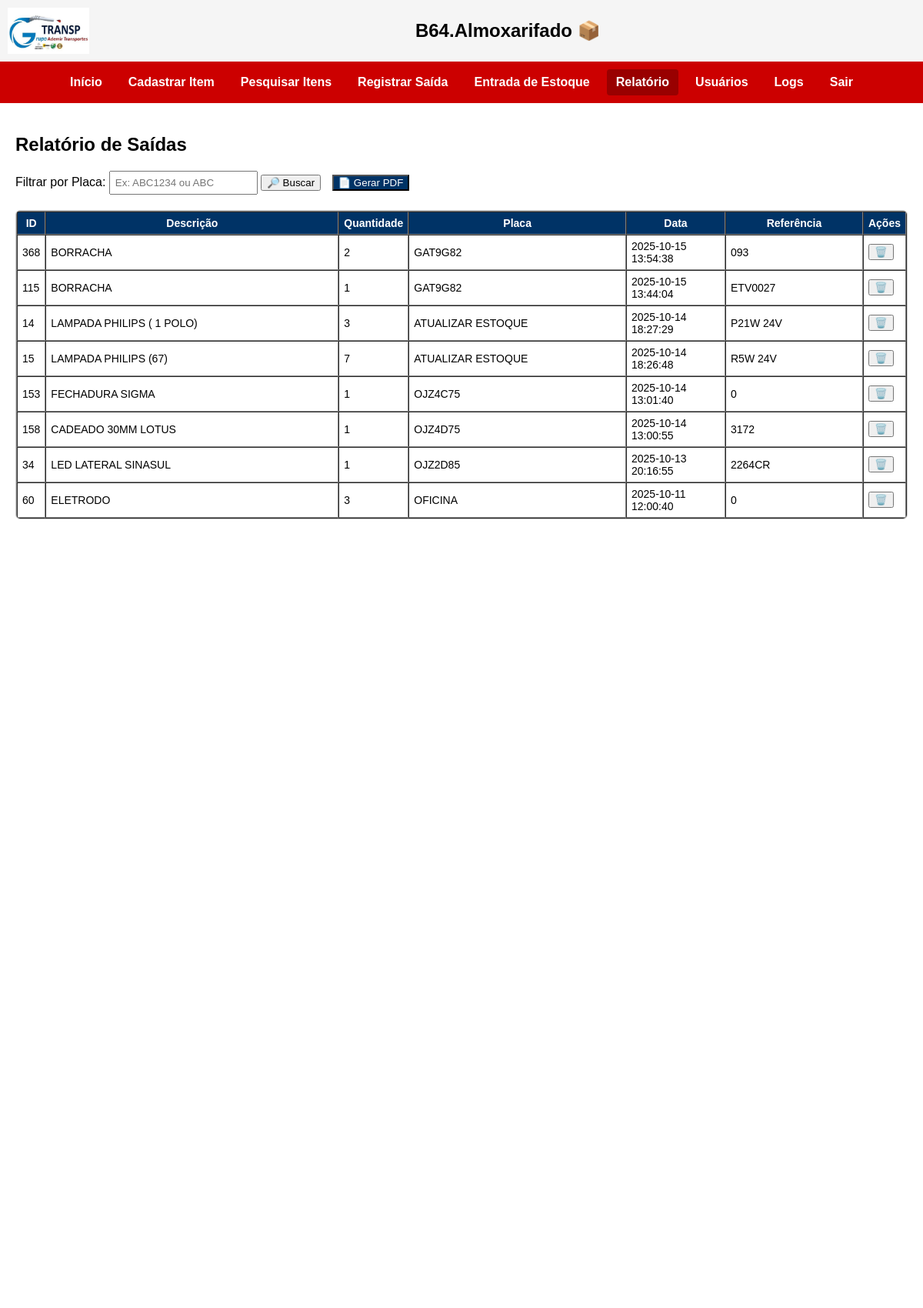
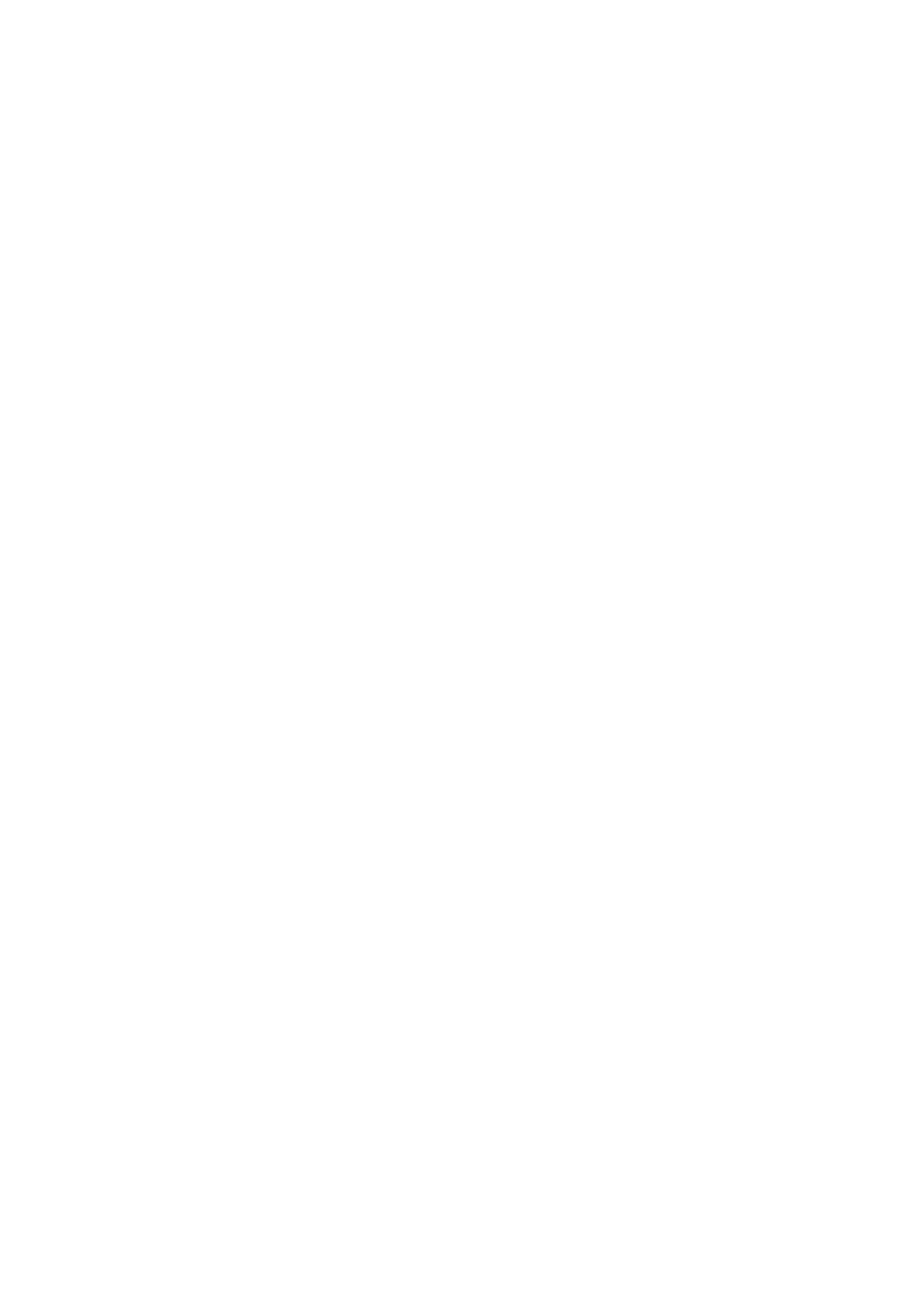
The app's page /saidas/relatorio (signed in, upper part) with its own data (2 pictures, top to bottom).
### tables this page shows
CREATE TABLE saidas (
        id INTEGER PRIMARY KEY AUTOINCREMENT,
        item_id INTEGER,
        descricao TEXT,
        quantidade INTEGER,
        placa TEXT,
        data_saida TEXT, referencia TEXT,
        FOREIGN KEY (item_id) REFERENCES itens(id)
    );

### routes/saidas.py (the view)
@saidas_bp.route('/relatorio', methods=['GET', 'POST'])
def relatorio():
    placa = ''
    registros = []
    conn = conectar_db()
    cursor = conn.cursor()
    if request.method == 'POST':
        placa = request.form.get('placa', '').strip().upper()
        acao = request.form.get('acao')
        if placa:
            cursor.execute("""
                SELECT id, item_id, descricao, quantidade, placa, data_saida, referencia
                FROM saidas
                WHERE placa LIKE ?
                ORDER BY data_saida DESC
            """, (f"%{placa}%",))
        else:
            cursor.execute("""
                SELECT id, item_id, descricao, quantidade, placa, data_saida, referencia
                FROM saidas
                ORDER BY data_saida DESC
            """)
        registros = cursor.fetchall()
        conn.close()
        if acao == 'pdf':
            pdf = FPDF()
            pdf.add_page()
            pdf.set_font("Arial", size=12)
            pdf.cell(0, 10, txt="Relatório de Saídas", ln=True, align='C')
            pdf.ln(10)
            for item in registros:
                linha = f"{item['data_saida']} | {item['descricao']} | Qtd: {item['quantidade']} | Placa: {item['placa']} | Ref: {item['referencia']}"
                pdf.multi_cell(0, 10, txt=linha)
            pdf_output = BytesIO()
            pdf_output.write(pdf.output(dest='S').encode('latin-1'))
            pdf_output.seek(0)
            return send_file(pdf_output, download_name="relatorio_saidas.pdf", as_attachment=True)
    else:
        cursor.execute("""
            SELECT id, item_id, descricao, quantidade, placa, data_saida, referencia
            FROM saidas
            ORDER BY data_saida DESC
        """)
        registros = cursor.fetchall()
        conn.close()
    return render_template("relatorio.html", registros=registros, placa=placa, pode_modificar=pode_modificar())

### app.py (called while the page is built)
@app.before_request
def proteger_rotas():
    print(f"DEBUG - Endpoint acessado: {request.endpoint}")
    rotas_livres = [
        'auth.login',
        'static',
        'usuarios.cadastro_usuario',
    ]
    if 'usuario' not in session and request.endpoint not in rotas_livres:
        flash("Sua sessão expirou. Faça login novamente.", "erro")
        return redirect('/')

### models.py (called while the page is built)
def conectar_db():
    conn = sqlite3.connect(DB_PATH)
    conn.row_factory = sqlite3.Row
    return conn

### routes/saidas.py (called while the page is built)
def pode_modificar():
    return session.get('tipo') in ('MASTER', 'COMUM')

### templates/relatorio.html (shortened to what this page needs)
{% extends 'base.html' %}
{% block conteudo %}
<h2>Relatório de Saídas</h2>
<form method="POST" action="/saidas/relatorio" style="margin-bottom: 20px;">
  <label>Filtrar por Placa:</label>
  <input type="text" name="placa" value="{{ placa }}" placeholder="Ex: ABC1234 ou ABC" style="padding: 6px;">
  <button type="submit" name="acao" value="buscar">🔎 Buscar</button>
  <button type="submit" name="acao" value="pdf" style="margin-left: 10px; background-color: #003366; color: white;">📄 Gerar PDF</button>
</form>
{% if registros %}
  <div style="max-height: 400px; overflow-y: auto; border: 1px solid #ccc; border-radius: 6px;">
    <table border="1" cellpadding="6" cellspacing="0" style="width: 100%; font-size: 14px;">
      <thead style="background-color: #003366; color: white; position: sticky; top: 0;">
        <tr>
          <th>ID</th>
          <th>Descrição</th>
          <th>Quantidade</th>
          <th>Placa</th>
          <th>Data</th>
          <th>Referência</th>
          {% if session.get('tipo') == 'MASTER' %}
            <th>Ações</th>
          {% endif %}
        </tr>
      </thead>
      <tbody>
        {% for saida in registros %}
        <tr>
          <td>{{ saida.item_id }}</td>
          <td>{{ saida.descricao }}</td>
          <td>{{ saida.quantidade }}</td>
          <td>{{ saida.placa }}</td>
          <td>{{ saida.data_saida }}</td>
          <td>{{ saida.referencia }}</td>
          {% if session.get('tipo') == 'MASTER' %}
          <td>
            <form method="POST" action="/saidas/remover-saida/{{ saida.id }}" style="display: inline;" onsubmit="return confirm('Remover esta saída?')">
              <button type="submit" class="botao-remover">🗑️</button>
            </form>
          </td>
          {% endif %}
        </tr>
        {% endfor %}
      </tbody>
    </table>
  </div>
{% else %}
  <p>Nenhum registro encontrado.</p>
{% endif %}
{% endblock %}

### static/style.css (style rules this page uses)
html, body { height: 100%; margin: 0; padding: 0; font-family: Arial, sans-serif; }
.pagina-base { background-color: #ffffff; display: flex; flex-direction: column; min-height: 100%; }

### records on screen
saidas: item_id "368", descricao "BORRACHA", quantidade "2", placa "GAT9G82", data_saida "2025-10-15 13:54:38", referencia "093"
saidas: item_id "115", descricao "BORRACHA", quantidade "1", placa "GAT9G82", data_saida "2025-10-15 13:44:04", referencia "ETV0027"
saidas: item_id "14", descricao "LAMPADA PHILIPS ( 1 POLO)", quantidade "3", placa "ATUALIZAR ESTOQUE", data_saida "2025-10-14 18:27:29", referencia "P21W 24V"
saidas: item_id "15", descricao "LAMPADA PHILIPS (67)", quantidade "7", placa "ATUALIZAR ESTOQUE", data_saida "2025-10-14 18:26:48", referencia "R5W 24V"
saidas: item_id "153", descricao "FECHADURA SIGMA", quantidade "1", placa "OJZ4C75", data_saida "2025-10-14 13:01:40", referencia "0"
saidas: item_id "158", descricao "CADEADO 30MM LOTUS", quantidade "1", placa "OJZ4D75", data_saida "2025-10-14 13:00:55", referencia "3172"
saidas: item_id "34", descricao "LED LATERAL SINASUL", quantidade "1", placa "OJZ2D85", data_saida "2025-10-13 20:16:55", referencia "2264CR"
saidas: item_id "60", descricao "ELETRODO", quantidade "3", placa "OFICINA", data_saida "2025-10-11 12:00:40", referencia "0"
